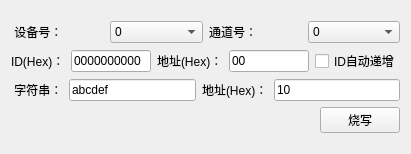
<?xml version="1.0" encoding="UTF-8"?>
<ui version="4.0">
 <class>MainWindow</class>
 <widget class="QMainWindow" name="MainWindow">
  <property name="geometry">
   <rect>
    <x>0</x>
    <y>0</y>
    <width>411</width>
    <height>154</height>
   </rect>
  </property>
  <property name="windowTitle">
   <string>USB I2C EEPROM ID</string>
  </property>
  <widget class="QWidget" name="centralWidget">
   <layout class="QGridLayout" name="gridLayout">
    <item row="0" column="0">
     <layout class="QVBoxLayout" name="verticalLayout">
      <item>
       <layout class="QHBoxLayout" name="horizontalLayout_5">
        <item>
         <layout class="QHBoxLayout" name="horizontalLayout">
          <item>
           <widget class="QLabel" name="label">
            <property name="text">
             <string> 设备号：</string>
            </property>
           </widget>
          </item>
          <item>
           <widget class="QComboBox" name="deviceIndexComboBox">
            <item>
             <property name="text">
              <string>0</string>
             </property>
            </item>
            <item>
             <property name="text">
              <string>1</string>
             </property>
            </item>
            <item>
             <property name="text">
              <string>2</string>
             </property>
            </item>
            <item>
             <property name="text">
              <string>3</string>
             </property>
            </item>
            <item>
             <property name="text">
              <string>4</string>
             </property>
            </item>
            <item>
             <property name="text">
              <string>5</string>
             </property>
            </item>
            <item>
             <property name="text">
              <string>6</string>
             </property>
            </item>
            <item>
             <property name="text">
              <string>7</string>
             </property>
            </item>
            <item>
             <property name="text">
              <string>8</string>
             </property>
            </item>
            <item>
             <property name="text">
              <string>9</string>
             </property>
            </item>
           </widget>
          </item>
         </layout>
        </item>
        <item>
         <layout class="QHBoxLayout" name="horizontalLayout_2">
          <item>
           <widget class="QLabel" name="label_2">
            <property name="text">
             <string>通道号：</string>
            </property>
           </widget>
          </item>
          <item>
           <widget class="QComboBox" name="channelIndexComboBox">
            <item>
             <property name="text">
              <string>0</string>
             </property>
            </item>
            <item>
             <property name="text">
              <string>1</string>
             </property>
            </item>
           </widget>
          </item>
         </layout>
        </item>
       </layout>
      </item>
      <item>
       <layout class="QHBoxLayout" name="horizontalLayout_3">
        <item>
         <widget class="QLabel" name="label_3">
          <property name="text">
           <string>ID(Hex)：</string>
          </property>
         </widget>
        </item>
        <item>
         <widget class="QLineEdit" name="IDLineEdit">
          <property name="text">
           <string>0000000000</string>
          </property>
         </widget>
        </item>
        <item>
         <widget class="QLabel" name="label_5">
          <property name="text">
           <string>地址(Hex)：</string>
          </property>
         </widget>
        </item>
        <item>
         <widget class="QLineEdit" name="IDAddrLineEdit">
          <property name="text">
           <string>00</string>
          </property>
         </widget>
        </item>
        <item>
         <widget class="QCheckBox" name="IDAutoIndexCheckBox">
          <property name="text">
           <string>ID自动递增</string>
          </property>
         </widget>
        </item>
       </layout>
      </item>
      <item>
       <layout class="QHBoxLayout" name="horizontalLayout_4">
        <item>
         <widget class="QLabel" name="label_4">
          <property name="text">
           <string> 字符串：</string>
          </property>
         </widget>
        </item>
        <item>
         <widget class="QLineEdit" name="userStrLineEdit">
          <property name="text">
           <string>abcdef</string>
          </property>
         </widget>
        </item>
        <item>
         <widget class="QLabel" name="label_6">
          <property name="text">
           <string>地址(Hex)：</string>
          </property>
         </widget>
        </item>
        <item>
         <widget class="QLineEdit" name="strAddrLineEdit">
          <property name="text">
           <string>10</string>
          </property>
         </widget>
        </item>
       </layout>
      </item>
      <item>
       <layout class="QHBoxLayout" name="horizontalLayout_6">
        <item>
         <spacer name="horizontalSpacer">
          <property name="orientation">
           <enum>Qt::Horizontal</enum>
          </property>
          <property name="sizeHint" stdset="0">
           <size>
            <width>40</width>
            <height>20</height>
           </size>
          </property>
         </spacer>
        </item>
        <item>
         <widget class="QPushButton" name="writePushButton">
          <property name="text">
           <string>烧写</string>
          </property>
         </widget>
        </item>
       </layout>
      </item>
     </layout>
    </item>
   </layout>
  </widget>
  <widget class="QMenuBar" name="menuBar">
   <property name="geometry">
    <rect>
     <x>0</x>
     <y>0</y>
     <width>411</width>
     <height>23</height>
    </rect>
   </property>
  </widget>
 </widget>
 <layoutdefault spacing="6" margin="11"/>
 <resources/>
 <connections/>
</ui>
